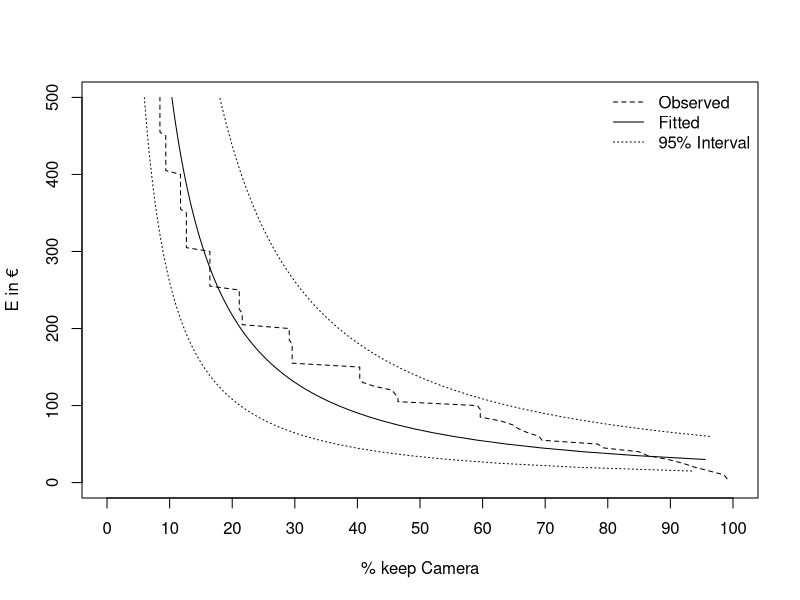

Recreate this plot in R.
############ Data Files ##############

dat <- read.csv("Cameras.csv")

############ Descriptives ############

table(dat$Gender)
table(dat$Age_category)
summary(dat$Pictures.per.week)
summary(dat$Videos.per.week)
summary(dat$BDM_minimum.for.giving.up.both.smartphone.cameras.for.1.month)

############ BDM #####################

share.BDM.obs <- matrix(c(c(1:100)*5, rep(0, 100)), nrow=100)

# calculate shares at price e
for(e in 1:100) {
  share <- prop.table(table(dat$BDM_minimum.for.giving.up.both.smartphone.cameras.for.1.month >= e*5))["TRUE"]
  share.BDM.obs[e,2] <- share
}

colnames(share.BDM.obs) <- c("E", "Share")
share.BDM.obs <- data.frame(share.BDM.obs)


# Fit multiplicative model to shares
model1 <- lm(log(share.BDM.obs$Share) ~ log(share.BDM.obs$E))
summary(model1)

# Calculate median valuation 
median.BDM <- exp((model1$coefficients[1] - log(0.5))/-model1$coefficients[2])
median.BDM

# Store predicted values
share.BDM.pred <- predict(model1, interval="prediction")
share.BDM.pred <- exp(share.BDM.pred)
share.BDM.pred <- cbind(share.BDM.obs$E, share.BDM.pred)
colnames(share.BDM.pred) <- c("E", "Share", "Lower", "Upper")
share.BDM.pred <- data.frame(share.BDM.pred)

### Plot results
# Plot observed shares
plot((share.BDM.obs$E) ~ I(share.BDM.obs$Share * 100), xaxt="n", col="black", pch=20, lty=2, type="l", xlab="% keep Camera", ylab="E in €", xlim=c(0,100), ylim=c(0,500))
axis(side = 1, at = (0:10)*10)

# Plot predicted shares (without shares > 1)
lines(share.BDM.pred$E[which(share.BDM.pred$Share <= 1)] ~ I(share.BDM.pred$Share[which(share.BDM.pred$Share <= 1)] * 100), col="black", lty=1)
lines(share.BDM.pred$E[which(share.BDM.pred$Upper <= 1)] ~ I(share.BDM.pred$Upper[which(share.BDM.pred$Upper <= 1)] * 100), col="black", lty=3)
lines(share.BDM.pred$E[which(share.BDM.pred$Lower <= 1)] ~ I(share.BDM.pred$Lower[which(share.BDM.pred$Lower <= 1)] * 100), col="black", lty=3)

legend('topright', c("Observed", "Fitted", "95% Interval"), col=c('black', 'black', 'black'), bty='n', lty = c(2, 1, 3), cex=1)
